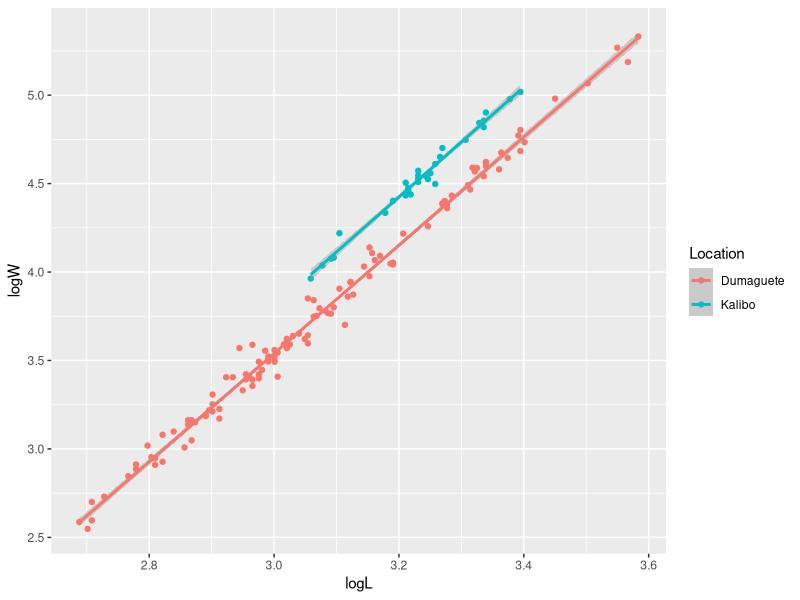
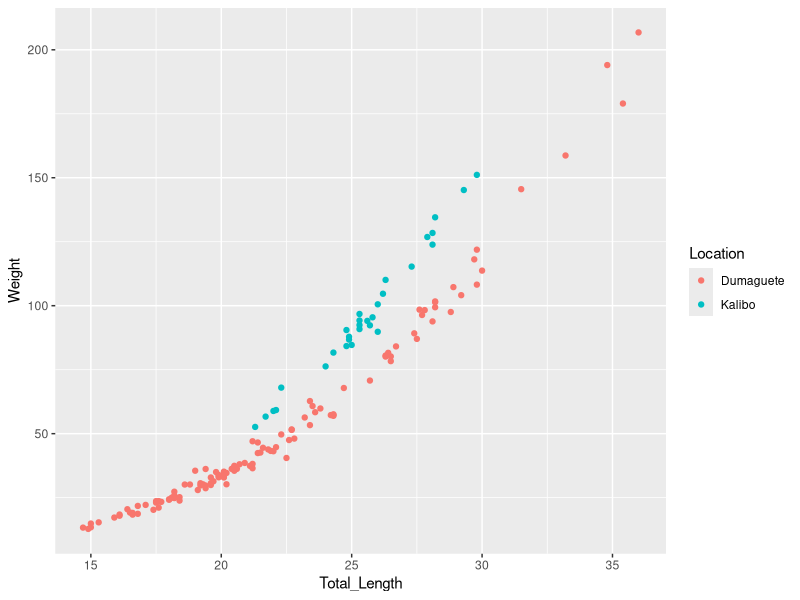
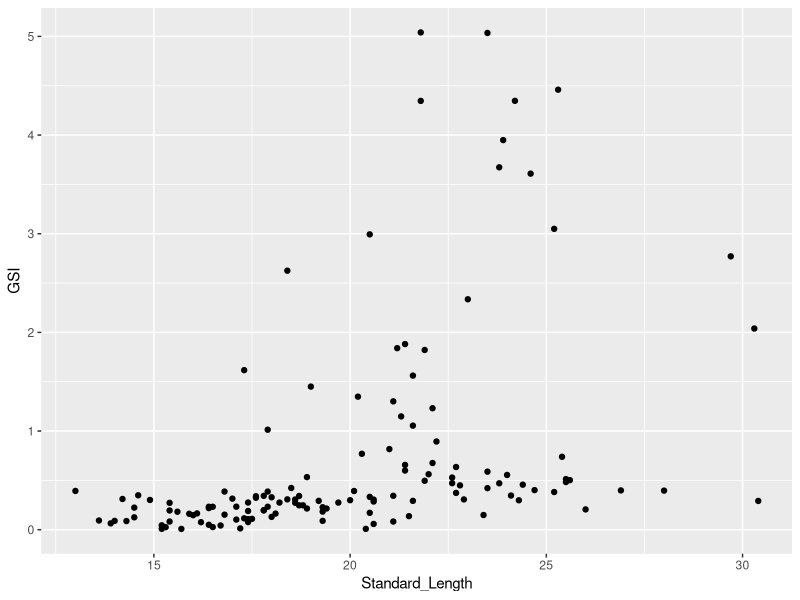
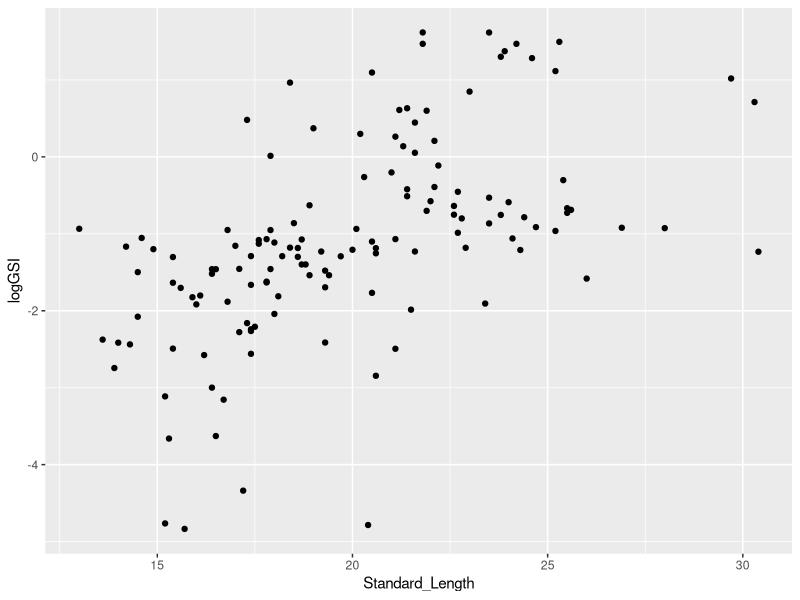

Write the R code that produced these figures, in order.
######Setup#####
setwd("/Users/admir/Downloads/S.obtusata_Project")
Packages <- c("tidyverse")
invisible(suppressPackageStartupMessages(lapply(Packages,library,character.only = TRUE)))

######Load files needed#####
Obtusata_1 <- read.csv("AC_Sphyraena_obtusata_Dat_for_R.csv")
Obtusata_2 <- read.csv("Sphyraena_obtusata_KAL.csv")
colnames(Obtusata_1) <- c("Specimen_ID","Species","Location","Site","Date","Total_Length",
                            "Standard_Length","Weight","Gonad_Weight")
colnames(Obtusata_2) <- c("Specimen_ID","Species","Location","Site","Date","Total_Length",
                          "Standard_Length","Weight","Gonad_Weight")

#####Join Dumaguete and Kalibo dataframes#####

#using merge
Obtusata_full <- merge(Obtusata_1, Obtusata_2, by = c("Specimen_ID", "Species", "Location", "Site", "Date",
                                                      "Total_Length", "Standard_Length", "Weight", "Gonad_Weight"), all = TRUE)

######Calculating LWR#####

#remove NAs from weight and total length
Obtusata_full_LWR <- subset(Obtusata_full, !is.na(Weight) & !is.na(Total_Length))

#log-transform L and W
Obtusata_full_LWR$logL <- log(Obtusata_full_LWR$Total_Length)
Obtusata_full_LWR$logW <- log(Obtusata_full_LWR$Weight)

#create linear model with log-transformed W and L
full_lm_lLlW <- lm(logW~logL, data = Obtusata_full_LWR)
full_lm_lLlW
summary(full_lm_lLlW)

#plot model
Obtusata_full_logLW_plot <- ggplot(data = Obtusata_full_LWR, aes(x = logL, y = logW, colour = Location)) +
  geom_point() + geom_smooth(method = "lm")
Obtusata_full_LW_plot <- ggplot(data = Obtusata_full_LWR, aes(x = Total_Length, y = Weight, colour = Location)) +
  geom_point()
Obtusata_full_logLW_plot
Obtusata_full_LW_plot

#####Calculating GSI#####

#remove NAs from gonad weight
Obtusata_full_GSI <- subset(Obtusata_full, !is.na(Gonad_Weight))

#GSI
Obtusata_full_GSI$GSI <- (Obtusata_full_GSI$Gonad_Weight/(Obtusata_full_GSI$Weight - Obtusata_full_GSI$Gonad_Weight)) * 100
ggplot(data = Obtusata_full_GSI, aes(x = Standard_Length, y = GSI)) + 
  geom_point()

mean(Obtusata_full_GSI[["GSI"]])

Obtusata_full_GSI$logGSI <- log(Obtusata_full_GSI$GSI)
ggplot(data = Obtusata_full_GSI, aes(x = Standard_Length, y = logGSI)) +
  geom_point()